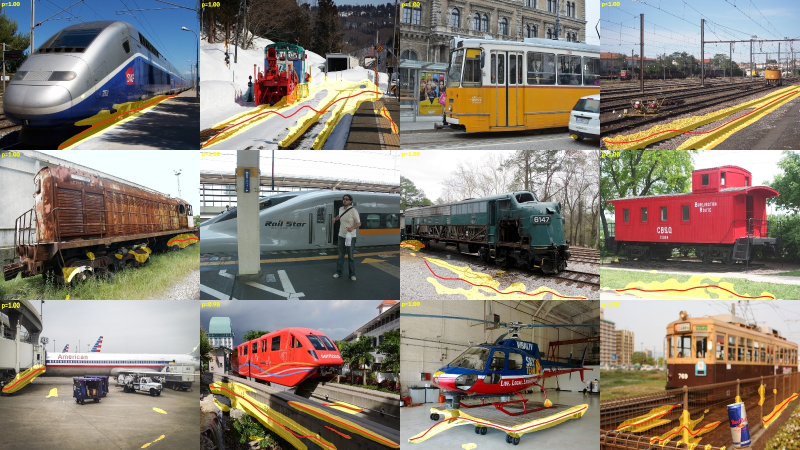
#> input picture runs/qa_v3.jpg, 1600 x 900 px, given as the content of the folder data/real/images, which was not available (shown at 1/2 size)
$ python auto_mask_v2.py
#> lines starting #> are read from the running program, lines starting #| are printed output that depends on the picture; after the words box and inside, x2 and y2 are one past the last pixel; in counts of white or black regions, pixels touching at a corner belong together; pictures that were not available may be replaced by others from this repository, and a replacement may not be noted
#> in main, image is the input picture: shape (900, 1600, 3); mean B, G, R 116.6, 127.3, 136.5
"""
auto_mask_v2.py — Улучшенная генерация масок для реальных фото рельсов.

Вместо нейросети использует классические CV-алгоритмы:
  1. Цветовая сегментация (рельсы = серый/тёмный металл)
  2. Canny edge detection + Hough Lines
  3. Перспективная модель (рельсы сходятся к горизонту)
  4. Морфологическая обработка

Даёт ГОРАЗДО лучшие маски, чем необученная нейросеть.
"""

import os
import sys
import cv2
import numpy as np
from pathlib import Path
from tqdm import tqdm
import argparse
import logging

logging.basicConfig(level=logging.INFO, format="%(levelname)s - %(message)s")
logger = logging.getLogger(__name__)


def detect_vanishing_point(edges: np.ndarray, h: int, w: int):
    """Найти точку схода (vanishing point) через линии Хафа."""
    lines = cv2.HoughLinesP(edges, 1, np.pi / 180, threshold=80,
                             minLineLength=50, maxLineGap=30)
    if lines is None:
        return w // 2, h // 3

    # Найти пересечения вертикальных линий
    intersections = []
    for i in range(len(lines)):
        x1, y1, x2, y2 = lines[i][0]
        angle = abs(np.arctan2(y2 - y1, x2 - x1) * 180 / np.pi)
        if angle < 20 or angle > 160:  # горизонтальные — пропускаем
            continue
        for j in range(i + 1, len(lines)):
            x3, y3, x4, y4 = lines[j][0]
            angle2 = abs(np.arctan2(y4 - y3, x4 - x3) * 180 / np.pi)
            if angle2 < 20 or angle2 > 160:
                continue

            # Пересечение двух линий
            denom = (x1 - x2) * (y3 - y4) - (y1 - y2) * (x3 - x4)
            if abs(denom) < 1e-6:
                continue
            t = ((x1 - x3) * (y3 - y4) - (y1 - y3) * (x3 - x4)) / denom
            ix = x1 + t * (x2 - x1)
            iy = y1 + t * (y2 - y1)

            # Точка схода должна быть в верхней половине кадра
            if 0 < ix < w and 0 < iy < h * 0.6:
                intersections.append((ix, iy))

    if not intersections:
        return w // 2, h // 3

    # Медиана пересечений
    xs = [p[0] for p in intersections]
    ys = [p[1] for p in intersections]
    return int(np.median(xs)), int(np.median(ys))


def create_rail_mask(image: np.ndarray) -> np.ndarray:
    """Создать маску рельсов через CV-алгоритмы."""
    h, w = image.shape[:2]
#> h = 900; w = 1600
    gray = cv2.cvtColor(image, cv2.COLOR_BGR2GRAY)
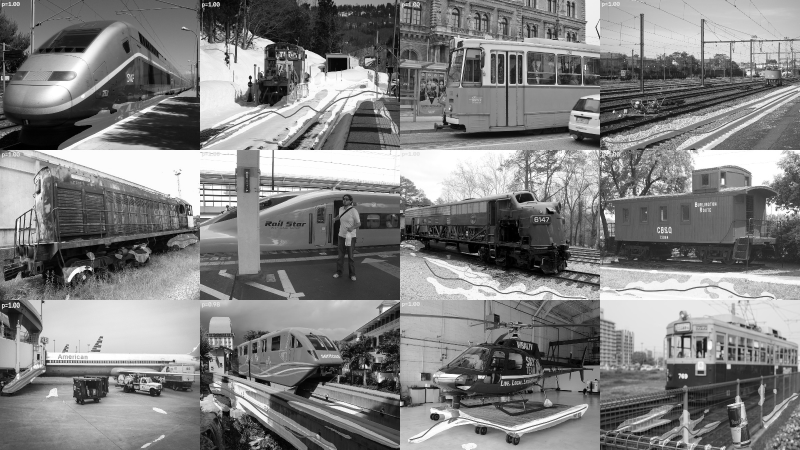
#> gray: shape (900, 1600) (shown at 1/2 size); min 0, max 255, mean 128.8
    hsv = cv2.cvtColor(image, cv2.COLOR_BGR2HSV)
#> hsv: shape (900, 1600, 3); mean H, S, V 58, 71.4, 145.3

    # --- 1. Цветовая сегментация: рельсы = низкая насыщенность, средняя яркость ---
    # Металл рельсов: серый, не яркий, не тёмный
    s_channel = hsv[:, :, 1]
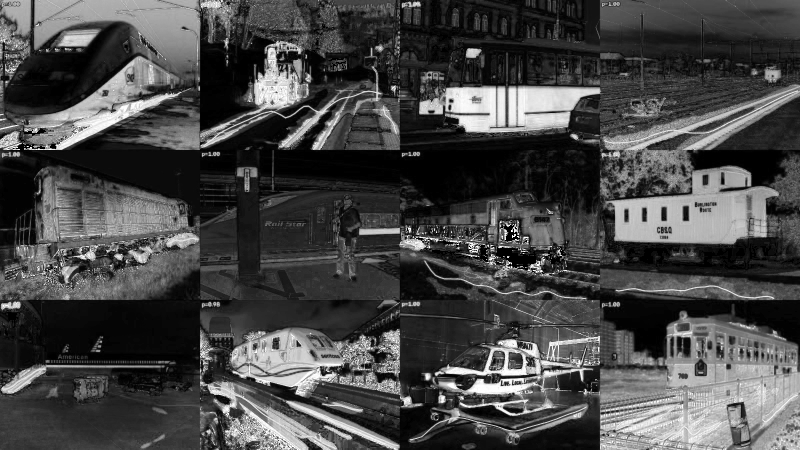
#> s_channel: shape (900, 1600) (shown at 1/2 size); min 0, max 255, mean 71.4
    v_channel = hsv[:, :, 2]
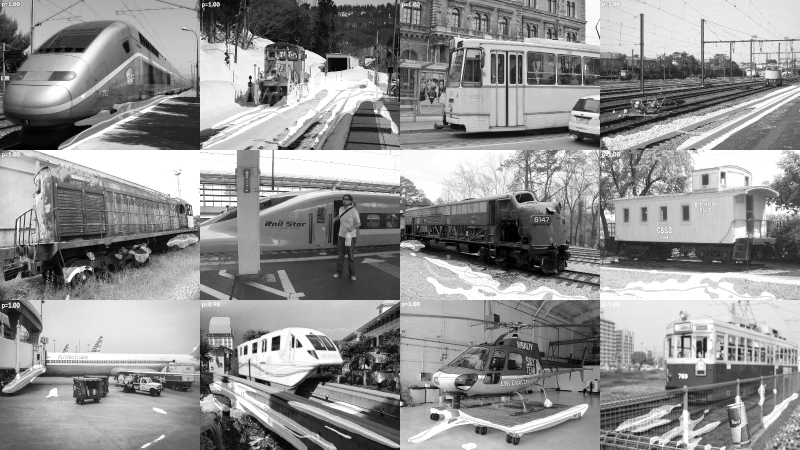
#> v_channel: shape (900, 1600) (shown at 1/2 size); min 0, max 255, mean 145.3

    metal_mask = np.zeros((h, w), dtype=np.uint8)
    metal_condition = (s_channel < 60) & (v_channel > 60) & (v_channel < 220)
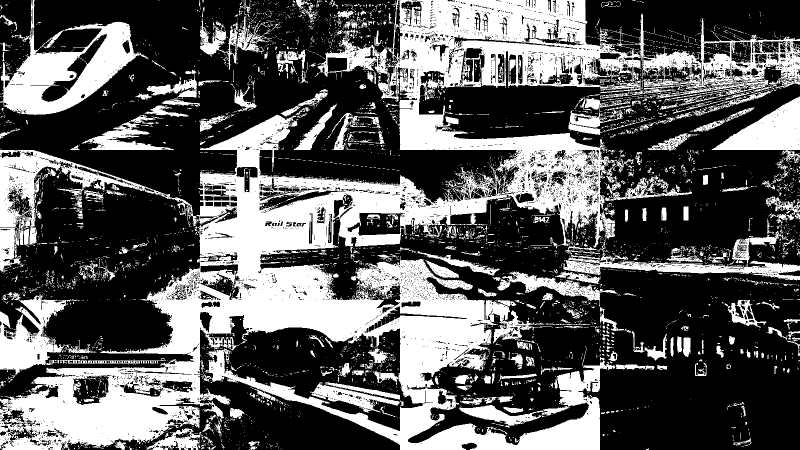
#> metal_condition: shape (900, 1600) bool (shown at 1/2 size); 36.1% white; 5743 white regions (5276 under 20 px), largest, box (x1, y1, x2, y2) and area: (0, 0, 1600, 900) 365404, (0, 0, 297, 230) 24308, (0, 584, 160, 751) 11162
    metal_mask[metal_condition] = 255

    # --- 2. Edge detection ---
    blurred = cv2.GaussianBlur(gray, (5, 5), 0)
    edges = cv2.Canny(blurred, 40, 120)
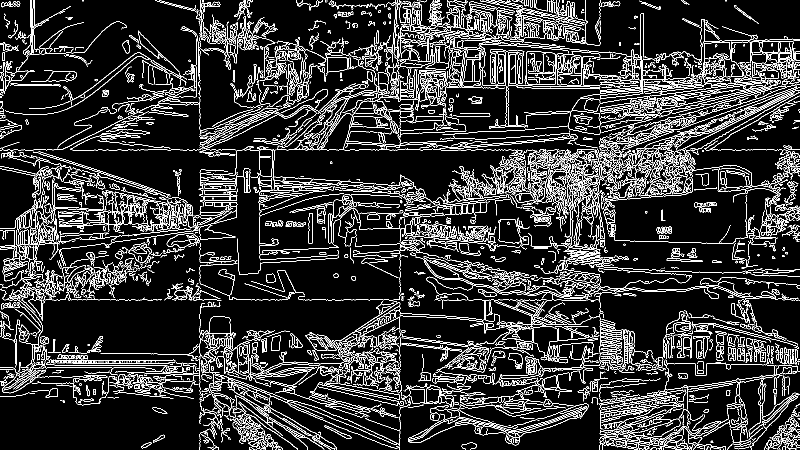
#> edges: shape (900, 1600) (shown at 1/2 size); 12.7% white in thin lines or dots

    # --- 3. Hough Lines — найти длинные линии ---
    lines_mask = np.zeros((h, w), dtype=np.uint8)
    lines = cv2.HoughLinesP(edges, 1, np.pi / 180, threshold=50,
                             minLineLength=40, maxLineGap=25)
    if lines is not None:
        for line in lines:
            x1, y1, x2, y2 = line[0]
            angle = abs(np.arctan2(y2 - y1, x2 - x1) * 180 / np.pi)
            # Рельсы — линии с углом 30-90° к горизонту
            if 25 < angle < 155:
                length = np.sqrt((x2 - x1) ** 2 + (y2 - y1) ** 2)
                thickness = max(3, int(length / 30))
                cv2.line(lines_mask, (x1, y1), (x2, y2), 255, thickness)
#> this loop made 4013 passes
#> (x1, y1, x2, y2, angle, length, thickness) on passes 8, 9, 27, 41, 46, 49, 55, 56, 74, 85, 116, 122: (1217, 359, 1394, 253, 30.92, 206.3, 6), (400, 110, 400, 0, 90, 110, 3), (1305, 393, 1406, 292, 45, 142.8, 4), (1200, 112, 1200, 0, 90, 112, 3), (800, 632, 800, 349, 90, 283, 9), (1078, 257, 1298, 897, 71.03, 676.8, 22), (1098, 686, 1307, 895, 45, 295.6, 9), (399, 305, 399, 20, 90, 285, 9), (803, 365, 1332, 894, 45, 748.1, 24), (811, 362, 959, 510, 45, 209.3, 6), (968, 618, 1171, 821, 45, 287.1, 9), (400, 277, 621, 165, 26.88, 247.8, 8)
#> (x1, y1, x2, y2, angle, length) on pass 667: (519, 599, 519, 277, 90, 322)
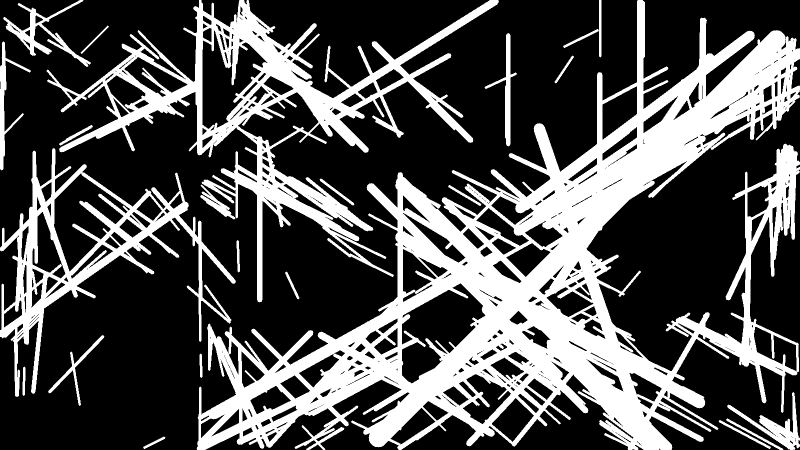
#> lines_mask: shape (900, 1600) (shown at 1/2 size); 31.2% white; 22 white regions, largest, box (x1, y1, x2, y2) and area: (393, 0, 1600, 900) 303490, (93, 0, 998, 605) 85212, (0, 296, 472, 794) 39698

    # --- 4. Точка схода для перспективной маски ---
    vx, vy = detect_vanishing_point(edges, h, w)
#> in detect_vanishing_point, `lines = cv2.HoughLinesP(edges, 1, np.pi / 180, threshold=80, minLineLe..`: lines = 2728 rows, first 6: [189, 299, 881, 299], [7, 599, 823, 599], [882, 300, 1575, 300], [7, 171, 117, 171], [65, 703, 515, 711], [40, 431, 400, 418]
#> the loop in detect_vanishing_point, `for i in range(len(lines)):` made 2728 passes
#> (x1, y1, x2, y2, angle) on passes 1 to 3: (189, 299, 881, 299, 0), (7, 599, 823, 599, 0), (882, 300, 1575, 300, 0)

    # Создать трапецию ROI — область где рельсы
    roi_mask = np.zeros((h, w), dtype=np.uint8)
    trap_top_half = int(w * 0.08)
    trap_bot_half = int(w * 0.35)
    pts = np.array([
        [vx - trap_top_half, int(vy + h * 0.05)],
        [vx + trap_top_half, int(vy + h * 0.05)],
        [min(w - 1, vx + trap_bot_half), h - 1],
        [max(0, vx - trap_bot_half), h - 1]
    ], dtype=np.int32)
    cv2.fillPoly(roi_mask, [pts], 255)
#> roi_mask: shape (900, 1600); 22.9% white; 1 white region, box (x1, y1, x2, y2) and area: (218, 422, 1339, 900) 329342

    # --- 5. Объединение ---
    # Линии в ROI + металл в ROI
    combined = np.zeros((h, w), dtype=np.uint8)

    # Hough lines внутри ROI
    rail_lines = cv2.bitwise_and(lines_mask, roi_mask)
#> rail_lines: shape (900, 1600); 10% white; 8 white regions, largest, box (x1, y1, x2, y2) and area: (393, 422, 1339, 900) 137787, (632, 426, 788, 554) 3346, (651, 422, 747, 463) 1391

    # Металлические пиксели рядом с линиями, внутри ROI
    # Расширяем линии и пересекаем с металлом
    kernel_dilate = cv2.getStructuringElement(cv2.MORPH_ELLIPSE, (15, 15))
    lines_dilated = cv2.dilate(rail_lines, kernel_dilate)
#> lines_dilated: shape (900, 1600); 15.9% white; 4 white regions, box (x1, y1, x2, y2) and area: (386, 415, 1346, 900) 225791, (563, 536, 606, 606) 1364, (507, 554, 532, 612) 1242, (279, 866, 338, 900) 1069
    metal_near_lines = cv2.bitwise_and(metal_mask, lines_dilated)
#> metal_near_lines: shape (900, 1600); 5.8% white; 1006 white regions (874 under 20 px), largest, box (x1, y1, x2, y2) and area: (412, 512, 1089, 900) 39646, (1114, 731, 1201, 834) 4673, (770, 415, 922, 489) 4240
    metal_near_lines = cv2.bitwise_and(metal_near_lines, roi_mask)
#> metal_near_lines: shape (900, 1600); 5.6% white; 994 white regions (864 under 20 px), largest, box (x1, y1, x2, y2) and area: (412, 512, 1089, 900) 39646, (1114, 731, 1200, 834) 4580, (627, 422, 741, 496) 3727

    combined = cv2.bitwise_or(rail_lines, metal_near_lines)
#> combined: shape (900, 1600); 12.2% white; 244 white regions (235 under 20 px), largest, box (x1, y1, x2, y2) and area: (386, 422, 1339, 900) 171670, (563, 536, 606, 606) 1334, (507, 556, 532, 612) 1042

    # --- 6. Верхнюю треть убираем (редко бывают рельсы) ---
    combined[:h // 3, :] = 0

    # --- 7. Морфология ---
    kernel_small = cv2.getStructuringElement(cv2.MORPH_ELLIPSE, (3, 3))
    kernel_med   = cv2.getStructuringElement(cv2.MORPH_ELLIPSE, (7, 7))

    combined = cv2.morphologyEx(combined, cv2.MORPH_CLOSE, kernel_med, iterations=3)
#> combined: shape (900, 1600); 14.8% white; 4 white regions, box (x1, y1, x2, y2) and area: (386, 422, 1339, 900) 209225, (563, 536, 606, 606) 1361, (279, 867, 338, 900) 1054, (507, 556, 532, 612) 1048
    combined = cv2.morphologyEx(combined, cv2.MORPH_OPEN,  kernel_small, iterations=1)
#> combined: shape (900, 1600); 14.8% white; 4 white regions, box (x1, y1, x2, y2) and area: (386, 422, 1339, 900) 209189, (563, 536, 606, 606) 1361, (279, 867, 338, 900) 1052, (507, 556, 532, 612) 1048

    # --- 8. Удалить мелкие шумовые контуры ---
    contours, _ = cv2.findContours(combined, cv2.RETR_EXTERNAL, cv2.CHAIN_APPROX_SIMPLE)
    min_area = h * w * 0.002  # минимум 0.2% изображения
    final_mask = np.zeros((h, w), dtype=np.uint8)
    for cnt in contours:
        if cv2.contourArea(cnt) > min_area:
            cv2.drawContours(final_mask, [cnt], -1, 255, -1)
#> this loop made 4 passes
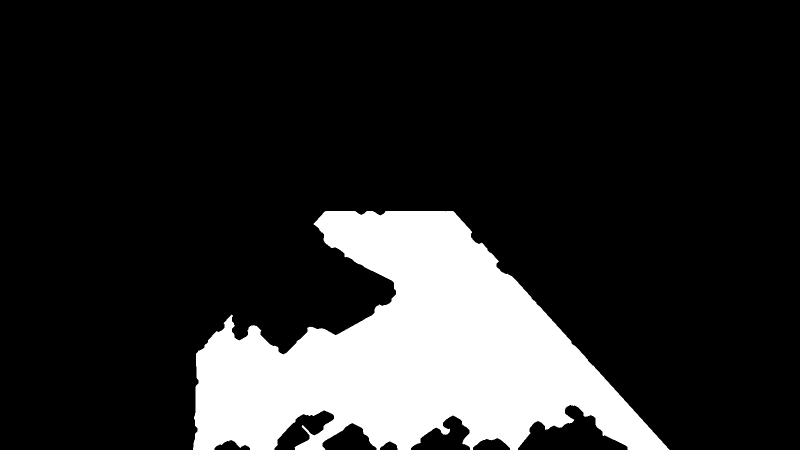
#> final_mask: shape (900, 1600) (shown at 1/2 size); 16.9% white; 1 white region, box (x1, y1, x2, y2) and area: (386, 422, 1339, 900) 243934

    return final_mask


def main():
    parser = argparse.ArgumentParser(description="Auto-mask V2: quality rail masks via CV")
    parser.add_argument("--images", default="data/real/images")
    parser.add_argument("--masks", default="data/real/masks_v2")
    parser.add_argument("--show", action="store_true", help="Preview results")
    args = parser.parse_args()

    img_dir  = Path(args.images)
    mask_dir = Path(args.masks)
    mask_dir.mkdir(parents=True, exist_ok=True)

    files = sorted([
        f for f in img_dir.iterdir()
        if f.suffix.lower() in ('.jpg', '.jpeg', '.png')
    ])

    if not files:
        logger.error(f"No images in {img_dir}")
        return

    logger.info(f"Found {len(files)} images → generating quality masks...")

    ok = 0
    for f in tqdm(files, desc="Masking V2"):
        image = cv2.imread(str(f))
        if image is None:
            continue

        mask = create_rail_mask(image)
        cv2.imwrite(str(mask_dir / (f.stem + ".png")), mask)
        ok += 1

        if args.show:
            overlay = image.copy()
            overlay[mask > 0] = (0, 255, 0)
            preview = cv2.addWeighted(image, 0.6, overlay, 0.4, 0)
            cv2.imshow("V2 Mask Preview", preview)
            if cv2.waitKey(200) & 0xFF == ord('q'):
                break

    if args.show:
        cv2.destroyAllWindows()

    logger.info(f"✅ Quality masks: {ok}/{len(files)} → {mask_dir.resolve()}")
    logger.info("")
    logger.info("Обучение:")
    logger.info(f"  python scripts/train.py \\")
    logger.info(f"    --train-images {img_dir} \\")
    logger.info(f"    --train-masks  {mask_dir} \\")
    logger.info(f"    --epochs 10 --batch-size 2")


if __name__ == "__main__":
    main()
